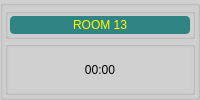
    <widget class="QGroupBox" name="groupBox_27">
     <property name="styleSheet">
      <string notr="true">background-color: rgb(208, 208, 208);</string>
     </property>
     <property name="title">
      <string/>
     </property>
     <layout class="QVBoxLayout" name="verticalLayout_80">
      <property name="spacing">
       <number>2</number>
      </property>
      <property name="margin">
       <number>2</number>
      </property>
      <item>
       <widget class="QGroupBox" name="groupBox_29">
        <property name="sizePolicy">
         <sizepolicy hsizetype="Preferred" vsizetype="Preferred">
          <horstretch>0</horstretch>
          <verstretch>1</verstretch>
         </sizepolicy>
        </property>
        <property name="title">
         <string/>
        </property>
        <layout class="QVBoxLayout" name="verticalLayout_81">
         <property name="spacing">
          <number>2</number>
         </property>
         <property name="margin">
          <number>2</number>
         </property>
         <item>
          <widget class="QLabel" name="label_15">
           <property name="styleSheet">
            <string notr="true">background-color: rgb(48, 132, 132);
color: rgb(255, 255, 0);
border-radius: 4px;
font: 12pt &quot;Alef&quot;;</string>
           </property>
           <property name="text">
            <string>ROOM 13</string>
           </property>
           <property name="alignment">
            <set>Qt::AlignCenter</set>
           </property>
          </widget>
         </item>
        </layout>
       </widget>
      </item>
      <item>
       <widget class="QGroupBox" name="box13">
        <property name="sizePolicy">
         <sizepolicy hsizetype="Preferred" vsizetype="Preferred">
          <horstretch>0</horstretch>
          <verstretch>3</verstretch>
         </sizepolicy>
        </property>
        <property name="font">
         <font>
          <pointsize>15</pointsize>
         </font>
        </property>
        <property name="title">
         <string/>
        </property>
        <property name="alignment">
         <set>Qt::AlignCenter</set>
        </property>
        <layout class="QVBoxLayout" name="verticalLayout_82">
         <property name="spacing">
          <number>2</number>
         </property>
         <property name="margin">
          <number>2</number>
         </property>
         <item>
          <widget class="QLabel" name="label13">
           <property name="sizePolicy">
            <sizepolicy hsizetype="Preferred" vsizetype="Preferred">
             <horstretch>0</horstretch>
             <verstretch>4</verstretch>
            </sizepolicy>
           </property>
           <property name="styleSheet">
            <string notr="true">font: 26pt &quot;MS Shell Dlg 2&quot;;</string>
           </property>
           <property name="text">
            <string>00:00</string>
           </property>
           <property name="alignment">
            <set>Qt::AlignCenter</set>
           </property>
          </widget>
         </item>
        </layout>
       </widget>
      </item>
     </layout>
    </widget>
